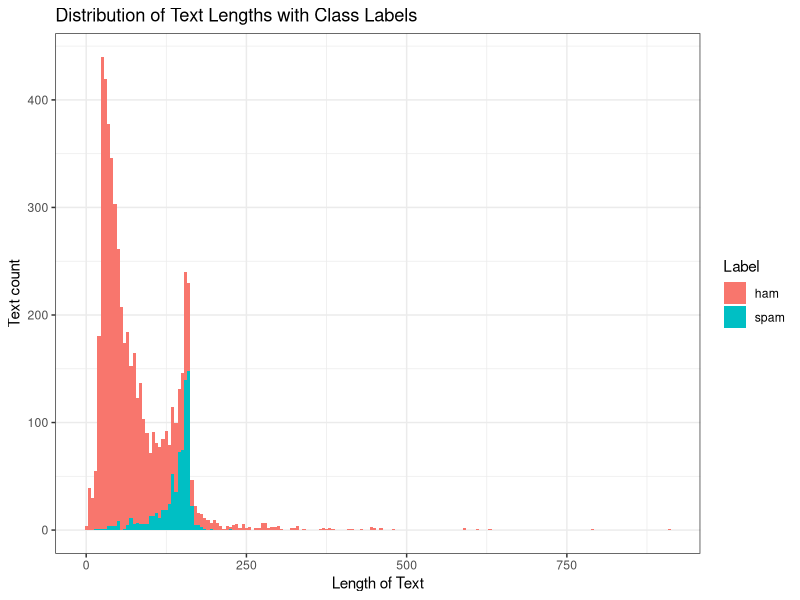

Recreate this plot in R. (Note: this script raises an error after producing the figure.)
Allpackages <- c("ggplot2", "e1071", "caret", "irlba", "randomForest", "dplyr", "devtools", "quanteda")

#install.packages(Allpackages)

for(i in 1:length(Allpackages)){
  require(Allpackages[i], character.only = TRUE)
}

spam.data <- read.csv(
  file = "spam.csv",
  stringsAsFactors = FALSE,
  sep = ",",
  col.names = c("Label", "Text", " ", " ", " ")
)

spam.data <- spam.data[,1:2]

# Learn if missing data?
length(which(!complete.cases(spam.data)))

#Change to factor if wanted
#spam.data$Label <- as.factor(spam.data$Label)

#Proportinal amount of data
prop.table(table(spam.data$Label))

spam.data$TextLength <- nchar(spam.data$Text)
summary(spam.data$TextLength)

ggplot(spam.data, aes(x = TextLength, fill = Label)) +
  theme_bw() +
  geom_histogram(binwidth = 5) +
  labs(y = "Text count", x = "Length of Text",
       title = "Distribution of Text Lengths with Class Labels")

set.seed(32984)
indexes <- createDataPartition(spam.data$Label, times = 1, p = .7, list = FALSE)

#View(indexes)
train.data <- spam.data[indexes,]
test.data <- spam.data[-indexes, ]

prop.table(table(train.data$Label))
prop.table(table(test.data$Label))

train.data.tokens[357]

train.data.tokens <- tokens(
  x = train.data$Text, 
  what = "word",
  remove_numbers = TRUE,
  remove_punct = TRUE,
  remove_symbols = TRUE,
  remove_hyphens = TRUE,
  remove_url = TRUE
)

train.data.tokens[357]

train.data.tokens <- tokens_tolower(train.data.tokens)

train.data.tokens[357]

train.data.tokens <- tokens_select(
  x = train.data.tokens,
  pattern = stopwords(),
  selection = "remove"
)

train.data.tokens[357]

train.data.tokens <- tokens_wordstem(
  x = train.data.tokens,
  language = "english"
)

train.data.tokens[357]

train.data.tokens.dfm <- dfm(
  x = train.data.tokens
)

train.data.tokens.matrix <-
  as.matrix(
    train.data.tokens.dfm
  )

View(train.data.tokens.matrix[1:10,1:10])

dim(train.data.tokens.matrix)

colnames(train.data.tokens.matrix)[1:50]

#Free, WINNER, Won look like typical words that are spam





